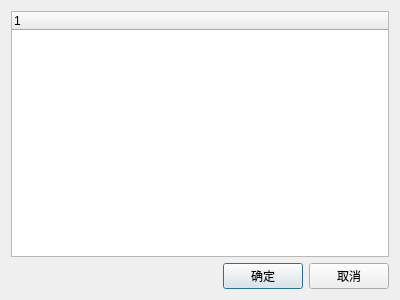
<?xml version="1.0" encoding="UTF-8"?>
<ui version="4.0">
 <class>OpenTreeDialog</class>
 <widget class="QDialog" name="OpenTreeDialog">
  <property name="geometry">
   <rect>
    <x>0</x>
    <y>0</y>
    <width>400</width>
    <height>300</height>
   </rect>
  </property>
  <property name="windowTitle">
   <string>Dialog</string>
  </property>
  <layout class="QVBoxLayout" name="verticalLayout">
   <item>
    <widget class="JsonTree" name="treeWidget">
     <column>
      <property name="text">
       <string notr="true">1</string>
      </property>
     </column>
    </widget>
   </item>
   <item>
    <layout class="QHBoxLayout" name="horizontalLayout">
     <item>
      <spacer name="horizontalSpacer">
       <property name="orientation">
        <enum>Qt::Horizontal</enum>
       </property>
       <property name="sizeHint" stdset="0">
        <size>
         <width>40</width>
         <height>20</height>
        </size>
       </property>
      </spacer>
     </item>
     <item>
      <widget class="QPushButton" name="buttonConfirm">
       <property name="text">
        <string>确定</string>
       </property>
      </widget>
     </item>
     <item>
      <widget class="QPushButton" name="buttonCancel">
       <property name="text">
        <string>取消</string>
       </property>
      </widget>
     </item>
    </layout>
   </item>
  </layout>
 </widget>
 <customwidgets>
  <customwidget>
   <class>JsonTree</class>
   <extends>QTreeWidget</extends>
   <header>utils/JsonTree.h</header>
  </customwidget>
 </customwidgets>
 <resources/>
 <connections/>
</ui>
